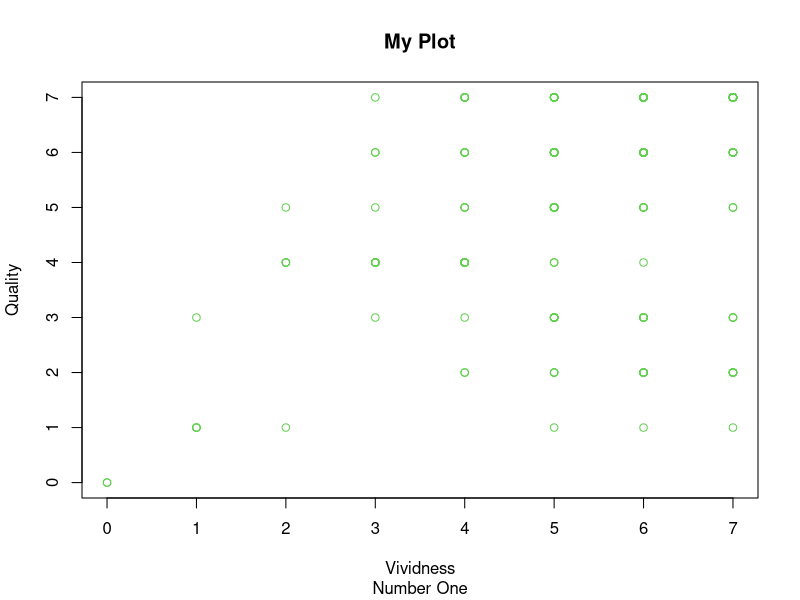

This chart was generated by the following R code:
## ---- chunk 1
knitr::opts_chunk$set(echo = TRUE)
## ---- chunk 2
music_data<-read.csv("pilot_responses.csv")
plot(x=music_data$memoryVivid, y=music_data$memoryValence, xlab="Vividness", ylab="Quality", main="My Plot", sub="Number One", col=3)




